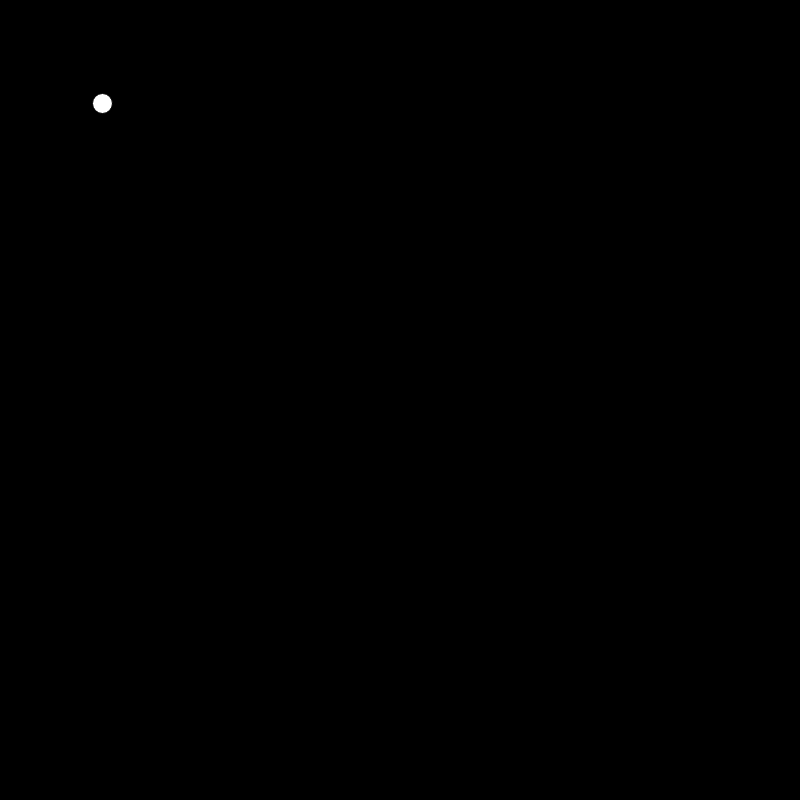
Frame 1 (no input)
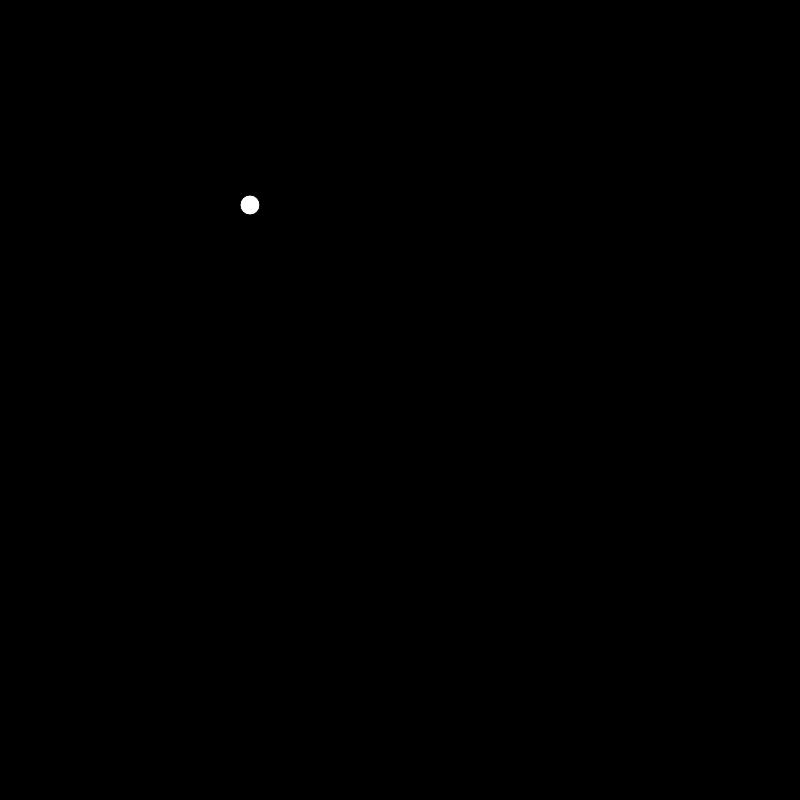
Frame 60 (no input)
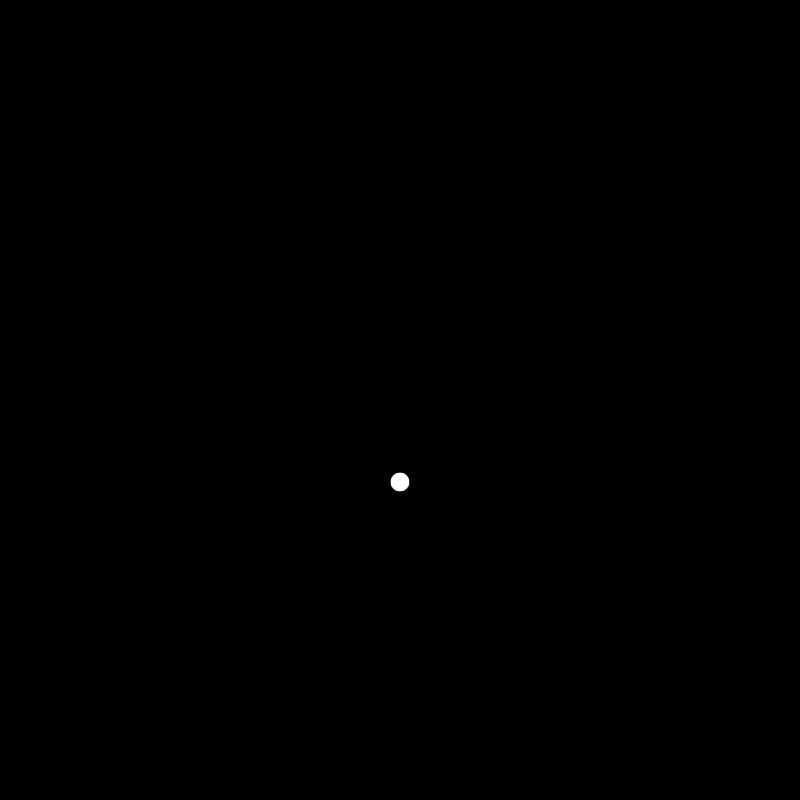
Frame 120 (the mouse pressed at the canvas centre since frame 60)

The p5.js sketch that drew these frames (run headless with seeded random() and noise() and a simulated clock; from frame 60 on, the mouse is pressed at the canvas centre):

// p5.js sketch
// ── sketch.js
let position;
let velocity;
let acceleration;

function setup() {
  position = createVector(100, 100);
  velocity = createVector(2.5, 2.5);
  acceleration = createVector(0, 1);
  createCanvas(800, 800);
  background("#DAD2D8");
}
function draw() {
  background(0);
  velocity.add(acceleration);
  position.add(velocity);
  circle(position.x, position.y, 20);

  if (position.x + 10 > width || position.x - 10 < 0) {
    velocity.x = velocity.x * -1;
  }
  if (position.y + 10 > height || position.y - 10 < 0) {
    velocity.y = velocity.y * -1;
  }
}
